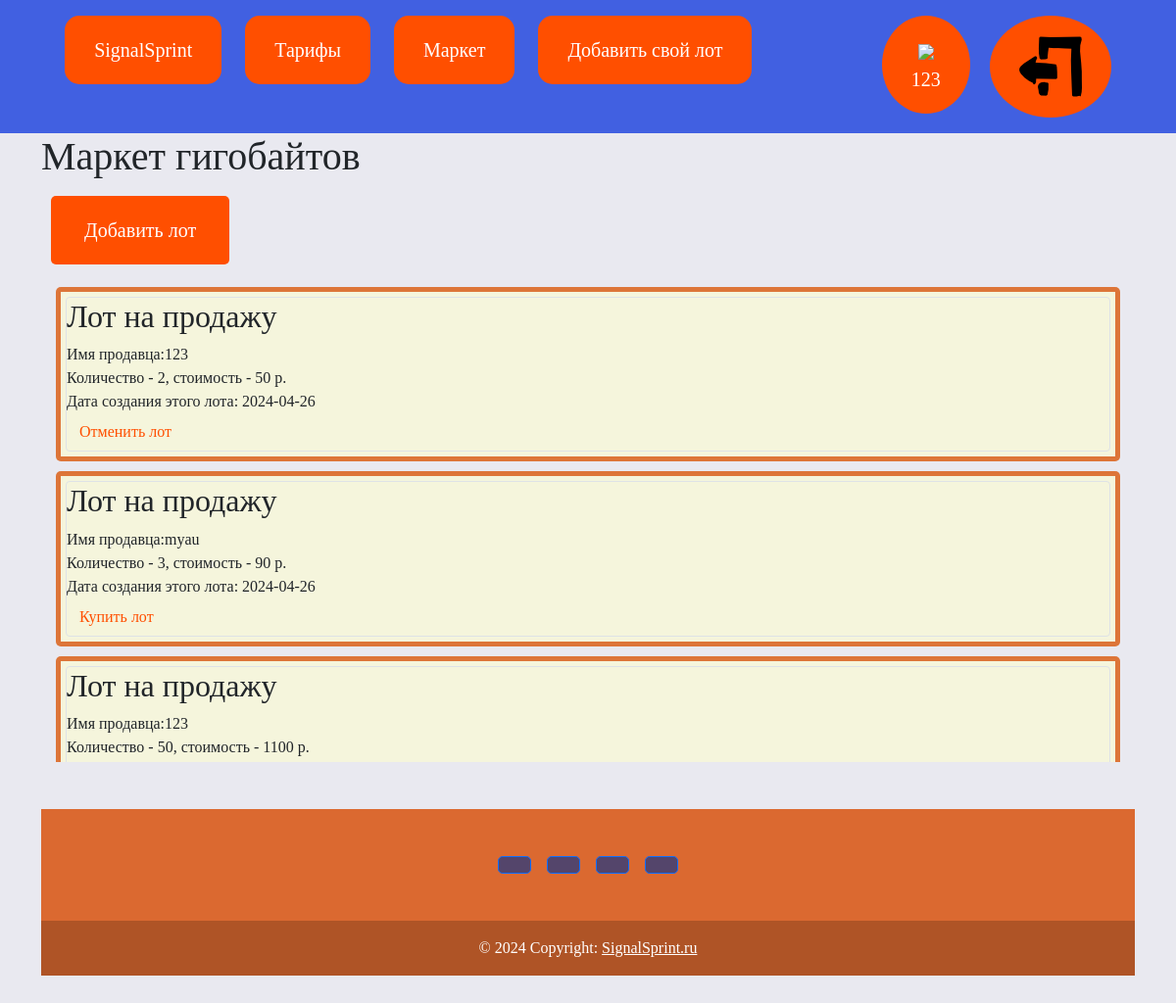
/market (signed in), run on the app's committed database.
### data/users.py (models this page shows, shortened)
class User(SqlAlchemyBase, UserMixin, SerializerMixin):
    __tablename__ = 'user'
    id = sqlalchemy.Column(sqlalchemy.Integer,
                           primary_key=True, autoincrement=True)
    name = sqlalchemy.Column(sqlalchemy.String, nullable=True)
    phone_number = sqlalchemy.Column(sqlalchemy.String,
                                     index=True, unique=True, nullable=True)
    surname = sqlalchemy.Column(sqlalchemy.String, nullable=True)
    money = sqlalchemy.Column(sqlalchemy.Integer, nullable=True)
    hashed_password = sqlalchemy.Column(sqlalchemy.String, nullable=False)
    created_date = sqlalchemy.Column(sqlalchemy.DateTime,
                                     default=datetime.datetime.now)
    lots = orm.relationship("Lots", back_populates='user')
    paket_users = orm.relationship('Paket_Users', back_populates='user')

### data/lots.py (models this page shows)
class Lots(SqlAlchemyBase, SerializerMixin):
    __tablename__ = 'lots'
    id = sqlalchemy.Column(sqlalchemy.Integer,
                           primary_key=True, autoincrement=True)
    quantity = sqlalchemy.Column(sqlalchemy.Integer)
    price = sqlalchemy.Column(sqlalchemy.Integer)
    created_date = sqlalchemy.Column(sqlalchemy.DateTime,
                                     default=datetime.datetime.now)
    user_id = sqlalchemy.Column(sqlalchemy.Integer,
                                sqlalchemy.ForeignKey("user.id"))
    user = orm.relationship('User', back_populates='lots')

### server.py (the view)
@app.route("/market", methods=['GET', 'POST'])
def index():
    db_sess = db_session.create_session()
    tarif_flag = True
    if current_user.is_authenticated:
        paket_users = db_sess.query(Paket_Users).filter(Paket_Users.user_id == int(current_user.id)).first()
        tarif_flag = True if paket_users.tariff_id else False
    if current_user.is_authenticated:
        lots = db_sess.query(Lots).filter(
            (Lots.user != current_user) | (Lots.created_date > (datetime.datetime.now() - datetime.timedelta(days=30))))
    else:
        lots = db_sess.query(Lots).filter(Lots.created_date > (datetime.datetime.now() - datetime.timedelta(days=30)))
    return render_template("index.html", lots=lots, title='Лоты', tarif_flag=tarif_flag)

### data/db_session.py (called while the page is built)
def create_session() -> Session:
    global __factory
    return __factory()

### server.py (called while the page is built)
@login_manager.user_loader
def load_user(user_id):
    db_sess = db_session.create_session()
    return db_sess.query(User).get(user_id)

### templates/index.html (shortened to what this page needs)
{% extends "base.html" %}
{% block content %}
<h1>Маркет гигобайтов</h1>
{% if current_user.is_authenticated %}
{% if tarif_flag %}
<a href="lots" class="btn btn-sell">Добавить лот</a>
{% endif %}
{% endif %}
<div class="sps_lots">
    {% for item in lots%}
    <div class="item">
        <div class="prosoika">
            <div class="in_item">
                <div class="ll">
                    <div class="lot">
                        <div class="col-md6 border rounded">
                            <h2>Лот на продажу</h2>
                            <div>
                                Имя продавца:{{item.user.name}}
                            </div>
                            <div>
                                Количество - {{item.quantity}}, стоимость - {{item.quantity * item.price}} р.<br>
                                Дата создания этого лота: {{item.created_date.date()}}
                            </div>
                            {% if current_user.is_authenticated %}
                            {% if current_user.id != item.user_id %}
                            {% if item.quantity * item.price > current_user.money %}
                            <button class="btn btn-buy" data-toggle="modal" data-target="#exampleModalA">Купить лот
                            </button>
                            {% else %}
                            <a href="/lots/{{ item.id }}" class="btn btn-buy">Купить лот</a>
                            {% endif %}
                            {% else %}
                            <a href="/lots_delete/{{ item.id }}" class="btn btn-buy">Отменить лот</a>
                            {% endif %}
                            {% endif %}
                        </div>
                    </div>
                </div>
            </div>
        </div>
    </div>
    {% endfor %}
</div>
{% endblock %}

### templates/base.html (shortened to what this page needs)
<!DOCTYPE html>
<html lang="en">
<head>
    <link rel="stylesheet"
          href="https://cdn.jsdelivr.net/npm/bootstrap@5.0.0-beta1/dist/css/bootstrap.min.css"
>
    <link rel="stylesheet" type="text/css" href="static/css/style_base.css"/>
</head>
<body>
<nav class="navbar-menu nav">
    <div class="div_menu">
        <a href="/" class="button_menu button">SignalSprint</a>
        <a href="/tarifs" class="button_menu button">Тарифы</a>
        <a href="/market" class="button_menu button">Маркет</a>
        {% if current_user.is_authenticated %}
        <a href="/lots" class="button_menu button">Добавить свой лот</a>
        {% endif %}
    </div>
    <div class="div_menu">
        {% if current_user.is_authenticated %}
        <a href="/profiles" class="profil button">
            {% if current_user.is_authenticated %}
            <img src='static/img/reg_profil.png'><br>
            {{ current_user.name }}
            {% endif %}
        </a>
        <a class="navbar-brand profil button" href="/logout">
            <img src='static/img/go_out.png'>
        </a>
        {% else %}
        <p>
            <a class="btn btn-primary " href="/register">Зарегистрироваться</a>
            <a class="btn btn-success" href="/login">Войти</a>
        </p>
        {% endif %}
    </div>
</nav>
<main role="main" class="container">
    {% block content %}
    {% endblock %}
</main>
<div class="container my-5">
    <footer class="text-center text-lg-start" style="background-color: #db6930;">
        <div class="container d-flex justify-content-center py-5">
            <button type="button" class="btn btn-primary btn-lg btn-floating mx-2"
                    style="background-color: #54456b;">
            </button>
            <button type="button" class="btn btn-primary btn-lg btn-floating mx-2"
                    style="background-color: #54456b;">
            </button>
            <button type="button" class="btn btn-primary btn-lg btn-floating mx-2"
                    style="background-color: #54456b;">
            </button>
            <button type="button" class="btn btn-primary btn-lg btn-floating mx-2"
                    style="background-color: #54456b;">
            </button>
        </div>
        <div class="text-center text-white p-3" style="background-color: rgba(0, 0, 0, 0.2);">
            © 2024 Copyright:
            <a class="text-white" href="https://www.google.com/">SignalSprint.ru</a>
        </div>
    </footer>
</div>
</body>
</html>

### static/css/style_base.css (style rules this page uses)
body { font-family: PT Astra Sans; background-color: #e9e9f0; }
div.div_menu .button { background-color: #FF4F00; border: none; color: white; padding: 20px 30px; text-align: center; text-decoration: none; display: inline-block; font-size: 20px; margin: 16px 10px; cursor: pointer; height: 100%; }
nav.navbar-menu div.div_menu { height: 100%; }
div.div_menu .button_menu { border-radius: 15px; }
div.div_menu .profil { border-radius: 50%; float: left; }
nav.navbar-menu { background-color: #4160E1; display: flex; justify-content: space-around; }
div.sps_lots { overflow: scroll; height: 500px; padding: 5px; }
.btn-sell { background-color: #FF4F00; border: none; color: white; padding: 20px 34px; text-align: center; text-decoration: none; display: inline-block; font-size: 20px; margin: 8px 10px; cursor: pointer; border-radius: 5px; }
div.item { margin: 10px; }
div.ll { padding: 5px; background-color: #f5f5dc ; }
div.in_item { padding: 5px; border: 5px; background-color: #DD7538 ; border-radius: 5px; }
div.in_item .btn-buy { color: #FF4F00; }
.container { width: auto; max-width: 1152px; }
.container { margin-right: auto; margin-left: auto; padding-left: 18px; padding-right: 18px; }

### data on the page
User: name "123"
Lots: user.name "123", quantity "2", item.quantity*item.price "50", created_date "2024-04-26"
Lots: user.name "myau", quantity "3", item.quantity*item.price "90", created_date "2024-04-26"
Lots: user.name "123", quantity "50", item.quantity*item.price "1100"
